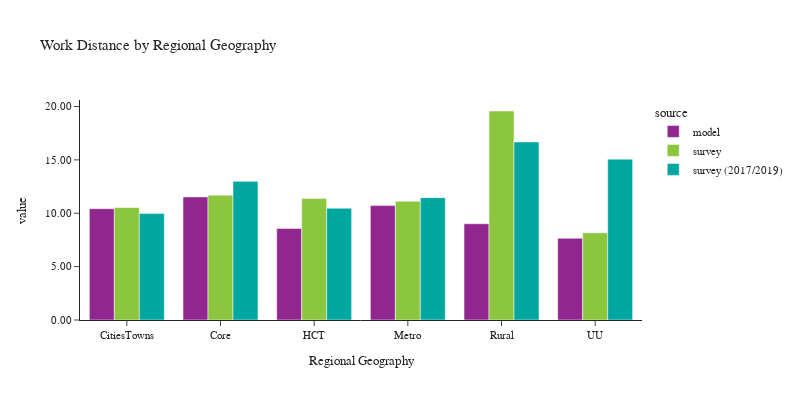

Write notebook code for a chart like this one.
### Code cell
plot_work_location(df_workers, 'rg_proposed_work', 'Regional Geography', 'Regional Geography')

### Figure 1 — Plotly figure (JSON) as saved in the notebook; plotly's stock layout.template omitted (floating-point values rounded to 4 significant figures)
{"data": [{"alignmentgroup": "True", "customdata": [[129829], [622317], [293349], [997389], [126745], [40472]], "hovertemplate": "source=model<br>rg_proposed_work=%{x}<br>value=%{y}<br>sample count=%{customdata[0]}<extra></extra>", "legendgroup": "model", "marker": {"color": "#91268F", "pattern": {"shape": ""}}, "name": "model", "offsetgroup": "model", "orientation": "v", "showlegend": true, "textposition": "auto", "type": "bar", "x": ["CitiesTowns", "Core", "HCT", "Metro", "Rural", "UU"], "xaxis": "x", "y": [10.43, 11.53, 8.578, 10.72, 9.017, 7.659], "yaxis": "y"}, {"alignmentgroup": "True", "customdata": [[69], [557], [190], [1733], [98], [45]], "hovertemplate": "source=survey<br>rg_proposed_work=%{x}<br>value=%{y}<br>sample count=%{customdata[0]}<extra></extra>", "legendgroup": "survey", "marker": {"color": "#8CC63E", "pattern": {"shape": ""}}, "name": "survey", "offsetgroup": "survey", "orientation": "v", "showlegend": true, "textposition": "auto", "type": "bar", "x": ["CitiesTowns", "Core", "HCT", "Metro", "Rural", "UU"], "xaxis": "x", "y": [10.54, 11.69, 11.38, 11.14, 19.58, 8.17], "yaxis": "y"}, {"alignmentgroup": "True", "customdata": [[79], [1189], [299], [3877], [112], [39]], "hovertemplate": "source=survey (2017/2019)<br>rg_proposed_work=%{x}<br>value=%{y}<br>sample count=%{customdata[0]}<extra></extra>", "legendgroup": "survey (2017/2019)", "marker": {"color": "#00A7A0", "pattern": {"shape": ""}}, "name": "survey (2017/2019)", "offsetgroup": "survey (2017/2019)", "orientation": "v", "showlegend": true, "textposition": "auto", "type": "bar", "x": ["CitiesTowns", "Core", "HCT", "Metro", "Rural", "UU"], "xaxis": "x", "y": [9.972, 12.99, 10.47, 11.46, 16.68, 15.07], "yaxis": "y"}], "layout": {"barmode": "group", "font": {"size": 11}, "height": 400, "legend": {"title": {"text": "source"}, "tracegroupgap": 0}, "title": {"text": "Work Distance by Regional Geography"}, "width": 800, "xaxis": {"anchor": "y", "domain": [0.0, 1.0], "title": {"text": "Regional Geography"}}, "yaxis": {"anchor": "x", "domain": [0.0, 1.0], "tickformat": ".2f", "title": {"text": "value"}}}}
